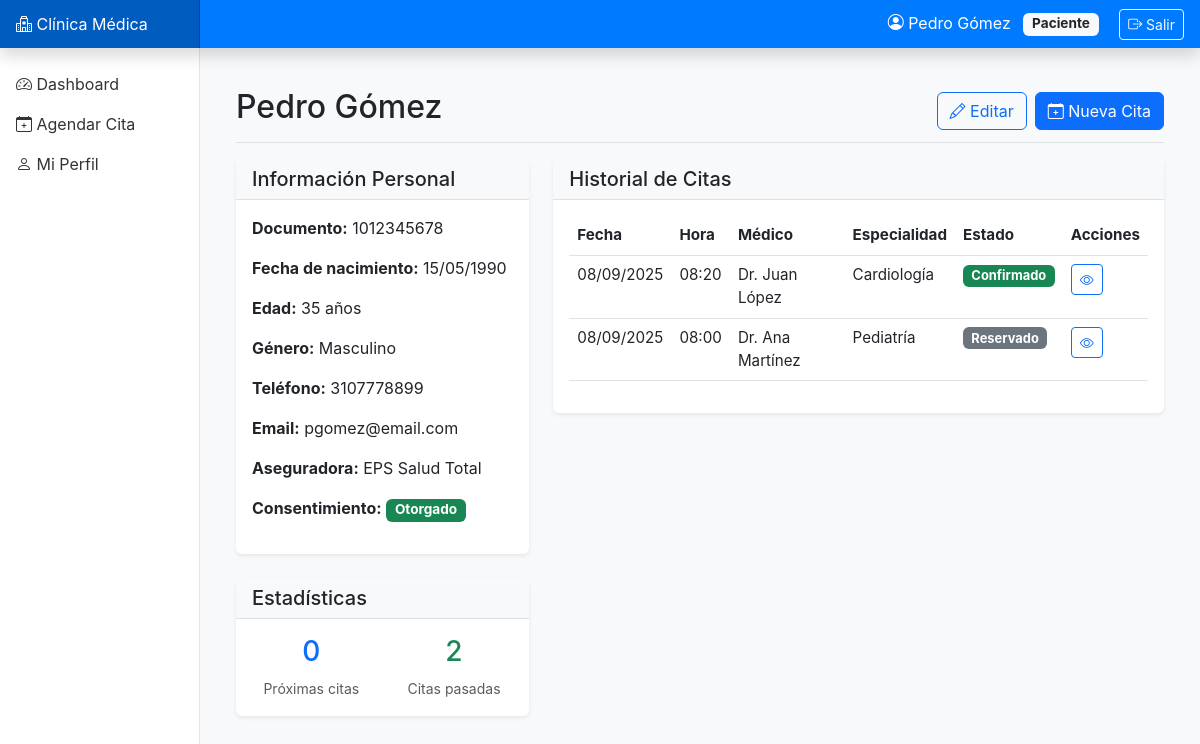
The app's page /patients/1/ (signed in) with its own data.
### accounts/models.py (models this page shows, shortened)
class User(AbstractUser):
    ROLE_CHOICES = [
        ('ADMIN', 'Administrador'),
        ('RECEP', 'Recepción'),
        ('MEDICO', 'Médico'),
        ('PACIENTE', 'Paciente'),
        ('SOPORTE', 'Soporte/BI'),
    ]
    role = models.CharField(max_length=10, choices=ROLE_CHOICES, default='PACIENTE')
    phone = models.CharField(max_length=20, blank=True)
    document_id = models.CharField(max_length=20, unique=True, null=True, blank=True)
    class Meta:
        db_table = 'accounts_user'
        verbose_name = 'Usuario'
        verbose_name_plural = 'Usuarios'

### patients/models.py (models this page shows, shortened)
class Patient(models.Model):
    GENDER_CHOICES = [
        ('M', 'Masculino'),
        ('F', 'Femenino'),
        ('O', 'Otro'),
    ]
    user = models.OneToOneField(settings.AUTH_USER_MODEL, on_delete=models.CASCADE, related_name='patient_profile')
    birthdate = models.DateField(verbose_name='Fecha de nacimiento')
    gender = models.CharField(max_length=1, choices=GENDER_CHOICES)
    insurance = models.CharField(max_length=100, blank=True, verbose_name='Aseguradora')
    consent_given_at = models.DateTimeField(null=True, blank=True, verbose_name='Consentimiento otorgado')
    class Meta:
        db_table = 'patients_patient'
        verbose_name = 'Paciente'
        verbose_name_plural = 'Pacientes'

### appointments/models.py (models this page shows, shortened)
class Appointment(models.Model):
    STATUS_CHOICES = [
        ('RESERVADO', 'Reservado'),
        ('CONFIRMADO', 'Confirmado'),
        ('REPROGRAMADO', 'Reprogramado'),
        ('CANCELADO_PAC', 'Cancelado por paciente'),
        ('CANCELADO_CLIN', 'Cancelado por clínica'),
        ('NO_SHOW', 'No asistió'),
        ('ATENDIDO', 'Atendido'),
    ]
    slot = models.OneToOneField('availability.Slot', on_delete=models.PROTECT, related_name='appointment')
    patient = models.ForeignKey('patients.Patient', on_delete=models.CASCADE, related_name='appointments')
    status = models.CharField(max_length=20, choices=STATUS_CHOICES, default='RESERVADO')
    booked_at = models.DateTimeField(auto_now_add=True, verbose_name='Fecha de reserva')
    confirmed_at = models.DateTimeField(null=True, blank=True, verbose_name='Fecha de confirmación')
    rescheduled_from = models.ForeignKey('self', null=True, blank=True, on_delete=models.SET_NULL, related_name='rescheduled_to')
    canceled_at = models.DateTimeField(null=True, blank=True, verbose_name='Fecha de cancelación')
    canceled_by = models.ForeignKey(settings.AUTH_USER_MODEL, null=True, blank=True, on_delete=models.SET_NULL, related_name='canceled_appointments')
    cancel_reason = models.TextField(blank=True, verbose_name='Motivo de cancelación')
    checked_in_at = models.DateTimeField(null=True, blank=True, verbose_name='Hora de check-in')
    attended_at = models.DateTimeField(null=True, blank=True, verbose_name='Hora de atención')
    no_show_marked_at = models.DateTimeField(null=True, blank=True, verbose_name='Marcado como no-show')
    notes = models.TextField(blank=True, verbose_name='Notas')
    class Meta:
        db_table = 'appointments_appointment'
        verbose_name = 'Cita'
        verbose_name_plural = 'Citas'
        ordering = ['-booked_at']

### availability/models.py (models this page shows, shortened)
class Slot(models.Model):
    STATUS_CHOICES = [
        ('LIBRE', 'Libre'),
        ('BLOQUEADO', 'Bloqueado'),
        ('OCUPADO', 'Ocupado'),
    ]
    SOURCE_CHOICES = [
        ('TPL', 'Plantilla'),
        ('EXCEPTION', 'Excepción'),
    ]
    doctor = models.ForeignKey(Doctor, on_delete=models.CASCADE, related_name='slots')
    location = models.ForeignKey(Location, on_delete=models.CASCADE)
    room = models.ForeignKey(Room, on_delete=models.SET_NULL, null=True, blank=True)
    appointment_type = models.ForeignKey(AppointmentType, on_delete=models.SET_NULL, null=True, blank=True)
    start_dt = models.DateTimeField(verbose_name='Fecha/hora inicio')
    end_dt = models.DateTimeField(verbose_name='Fecha/hora fin')
    status = models.CharField(max_length=10, choices=STATUS_CHOICES, default='LIBRE')
    source = models.CharField(max_length=10, choices=SOURCE_CHOICES, default='TPL')
    class Meta:
        db_table = 'availability_slot'
        verbose_name = 'Franja disponible'
        verbose_name_plural = 'Franjas disponibles'
        indexes = [
            models.Index(fields=['doctor', 'start_dt']),
            models.Index(fields=['location', 'start_dt']),
        ]
        unique_together = ['doctor', 'start_dt', 'room']
        ordering = ['start_dt']

### doctors/models.py (models this page shows, shortened)
class Doctor(models.Model):
    user = models.OneToOneField(settings.AUTH_USER_MODEL, on_delete=models.CASCADE, related_name='doctor_profile')
    license_number = models.CharField(max_length=50, unique=True, verbose_name='Número de licencia')
    specialty = models.ForeignKey(Specialty, on_delete=models.PROTECT, related_name='doctors')
    locations = models.ManyToManyField(Location, related_name='doctors', verbose_name='Sedes')
    bio = models.TextField(blank=True, verbose_name='Biografía')
    active = models.BooleanField(default=True, verbose_name='Activo')
    class Meta:
        db_table = 'doctors_doctor'
        verbose_name = 'Médico'
        verbose_name_plural = 'Médicos'
        ordering = ['user__last_name', 'user__first_name']

### core/models.py (models this page shows, shortened)
class Specialty(models.Model):
    name = models.CharField(max_length=100, unique=True, verbose_name='Nombre')
    code = models.CharField(max_length=10, unique=True, verbose_name='Código')
    class Meta:
        db_table = 'core_specialty'
        verbose_name = 'Especialidad'
        verbose_name_plural = 'Especialidades'
        ordering = ['name']

### patients/views.py (the view)
# urls.py: path('<int:pk>/', views.patient_detail, name='patient_detail'),
@login_required
def patient_detail(request, pk):
    patient = get_object_or_404(Patient.objects.select_related('user'), pk=pk)
    all_appointments = Appointment.objects.filter(patient=patient)
    upcoming_count = all_appointments.filter(
        slot__start_dt__gte=timezone.now(),
        status__in=['RESERVADO', 'CONFIRMADO']
    ).count()
    past_count = all_appointments.filter(
        slot__start_dt__lt=timezone.now()
    ).count()
    appointments = all_appointments.select_related(
        'slot__doctor__user',
        'slot__doctor__specialty',
        'slot__location'
    ).order_by('-slot__start_dt')[:20]
    context = {
        'patient': patient,
        'appointments': appointments,
        'upcoming_count': upcoming_count,
        'past_count': past_count,
    }
    return render(request, 'patients/patient_detail.html', context)

### appointments/templatetags/filters.py (called while the page is built)
@register.filter
def age(birthdate):
    if not birthdate:
        return ""
    today = date.today()
    age = today.year - birthdate.year - ((today.month, today.day) < (birthdate.month, birthdate.day))
    return age

### templates/patients/patient_detail.html (shortened to what this page needs)
{% extends 'base.html' %}
{% block content %}
<div class="d-flex justify-content-between flex-wrap flex-md-nowrap align-items-center pt-3 pb-2 mb-3 border-bottom">
    <h1 class="h2">{{ patient.user.get_full_name }}</h1>
    <div class="btn-toolbar mb-2 mb-md-0">
        <a href="{% url 'patient_update' patient.id %}" class="btn btn-outline-primary me-2">
            <i class="bi bi-pencil"></i> Editar
        </a>
        <a href="{% url 'appointment_search' %}" class="btn btn-primary">
            <i class="bi bi-calendar-plus"></i> Nueva Cita
        </a>
    </div>
</div>
<div class="row">
    <div class="col-md-4">
        <div class="card">
            <div class="card-header">
                <h5 class="mb-0">Información Personal</h5>
            </div>
            <div class="card-body">
                <p><strong>Documento:</strong> {{ patient.user.document_id }}</p>
                <p><strong>Fecha de nacimiento:</strong> {{ patient.birthdate|date:"d/m/Y" }}</p>
                <p><strong>Edad:</strong>
                    {% load filters %}
                    {{ patient.birthdate|age }} años
                </p>
                <p><strong>Género:</strong> {{ patient.get_gender_display }}</p>
                <p><strong>Teléfono:</strong> {{ patient.user.phone }}</p>
                <p><strong>Email:</strong> {{ patient.user.email }}</p>
                <p><strong>Aseguradora:</strong> {{ patient.insurance|default:"No especificada" }}</p>
                <p><strong>Consentimiento:</strong>
                    {% if patient.consent_given_at %}
                        <span class="badge bg-success">Otorgado</span>
                    {% else %}
                        <span class="badge bg-warning">Pendiente</span>
                    {% endif %}
                </p>
            </div>
        </div>
        <div class="card mt-3">
            <div class="card-header">
                <h5 class="mb-0">Estadísticas</h5>
            </div>
            <div class="card-body">
                <div class="row text-center">
                    <div class="col-6">
                        <h3 class="text-primary">{{ upcoming_count }}</h3>
                        <small class="text-muted">Próximas citas</small>
                    </div>
                    <div class="col-6">
                        <h3 class="text-success">{{ past_count }}</h3>
                        <small class="text-muted">Citas pasadas</small>
                    </div>
                </div>
            </div>
        </div>
    </div>
    <div class="col-md-8">
        <div class="card">
            <div class="card-header">
                <h5 class="mb-0">Historial de Citas</h5>
            </div>
            <div class="card-body">
                <div class="table-responsive">
                    <table class="table table-hover">
                        <thead>
                            <tr>
                                <th>Fecha</th>
                                <th>Hora</th>
                                <th>Médico</th>
                                <th>Especialidad</th>
                                <th>Estado</th>
                                <th>Acciones</th>
                            </tr>
                        </thead>
                        <tbody>
                            {% for appointment in appointments %}
                            <tr>
                                <td>{{ appointment.slot.start_dt|date:"d/m/Y" }}</td>
                                <td>{{ appointment.slot.start_dt|date:"H:i" }}</td>
                                <td>Dr. {{ appointment.slot.doctor.user.get_full_name }}</td>
                                <td>{{ appointment.slot.doctor.specialty.name }}</td>
                                <td>
                                    {% if appointment.status == 'CONFIRMADO' %}
                                        <span class="badge bg-success">Confirmado</span>
                                    {% elif appointment.status == 'ATENDIDO' %}
                                        <span class="badge bg-primary">Atendido</span>
                                    {% elif appointment.status == 'NO_SHOW' %}
                                        <span class="badge bg-danger">No asistió</span>
                                    {% else %}
                                        <span class="badge bg-secondary">{{ appointment.get_status_display }}</span>
                                    {% endif %}
                                </td>
                                <td>
                                    <a href="{% url 'appointment_detail' appointment.id %}" class="btn btn-sm btn-outline-primary">
                                        <i class="bi bi-eye"></i>
                                    </a>
                                </td>
                            </tr>
                            {% empty %}
                            <tr>
                                <td colspan="6" class="text-center">No hay historial de citas</td>
                            </tr>
                            {% endfor %}
                        </tbody>
                    </table>
                </div>
            </div>
        </div>
    </div>
</div>
{% endblock %}

### templates/base.html (shortened to what this page needs)
<!DOCTYPE html>
<html lang="es">
<head>
    <link href="https://cdn.jsdelivr.net/npm/bootstrap@5.3.0/dist/css/bootstrap.min.css" rel="stylesheet">
    <link rel="stylesheet" href="https://cdn.jsdelivr.net/npm/bootstrap-icons@1.11.0/font/bootstrap-icons.css">
</head>
<body>
    <nav class="navbar navbar-dark fixed-top bg-primary flex-md-nowrap p-0 shadow">
        <a class="navbar-brand col-md-3 col-lg-2 me-0 px-3" href="{% url 'dashboard' %}">
            <i class="bi bi-hospital"></i> Clínica Médica
        </a>
        <div class="navbar-nav ms-auto">
            <div class="nav-item text-nowrap">
                <span class="nav-link px-3 text-white">
                    <i class="bi bi-person-circle"></i> {{ user.get_full_name|default:user.username }}
                    <span class="badge bg-light text-dark ms-2">{{ user.get_role_display }}</span>
                    <a href="{% url 'logout' %}" class="btn btn-sm btn-outline-light ms-3">
                        <i class="bi bi-box-arrow-right"></i> Salir
                    </a>
                </span>
            </div>
        </div>
    </nav>
    <nav id="sidebarMenu" class="col-md-3 col-lg-2 d-md-block sidebar collapse">
        <div class="sidebar-sticky pt-3">
            <ul class="nav flex-column">
                <li class="nav-item">
                    <a class="nav-link {% if request.resolver_match.url_name == 'dashboard' %}active{% endif %}" href="{% url 'dashboard' %}">
                        <i class="bi bi-speedometer2"></i> Dashboard
                    </a>
                </li>
                {% if user.role == 'PACIENTE' %}
                <li class="nav-item">
                    <a class="nav-link" href="{% url 'appointment_search' %}">
                        <i class="bi bi-calendar-plus"></i> Agendar Cita
                    </a>
                </li>
                {% endif %}
                <li class="nav-item">
                    <a class="nav-link {% if request.resolver_match.url_name == 'profile' %}active{% endif %}" href="{% url 'profile' %}">
                        <i class="bi bi-person"></i> Mi Perfil
                    </a>
                </li>
            </ul>
        </div>
    </nav>
    <main role="main" class="col-md-9 ms-sm-auto col-lg-10 px-md-4">
        <div class="container-fluid py-4">
            {% block content %}{% endblock %}
        </div>
    </main>
</body>
</html>

### templates/base.html (style rules this page uses)
:root { --primary-color: #0d6efd; --secondary-color: #6c757d; --success-color: #198754; --danger-color: #dc3545; --warning-color: #ffc107; --info-color: #0dcaf0; }
body { font-family: -apple-system, BlinkMacSystemFont, "Segoe UI", Roboto, "Helvetica Neue", Arial, sans-serif; background-color: #f8f9fa; }
.sidebar { position: fixed; top: 0; bottom: 0; left: 0; z-index: 100; padding: 48px 0 0; box-shadow: inset -1px 0 0 rgba(0, 0, 0, .1); background-color: #fff; }
.sidebar-sticky { position: sticky; top: 48px; height: calc(100vh - 48px); padding-top: .5rem; overflow-x: hidden; overflow-y: auto; }
.sidebar .nav-link { color: #333; padding: .5rem 1rem; }
.navbar-brand { padding-top: .75rem; padding-bottom: .75rem; font-size: 1rem; background-color: rgba(0, 0, 0, .25); box-shadow: inset -1px 0 0 rgba(0, 0, 0, .25); }
.navbar { background-color: #007bff !important; }
main { margin-left: 240px; padding-top: 48px; }
.card { border: none; box-shadow: 0 0.125rem 0.25rem rgba(0,0,0,0.075); margin-bottom: 1.5rem; }
.card-header { background-color: #f8f9fa; border-bottom: 1px solid #dee2e6; font-weight: 600; }
.table { font-size: 0.95rem; }
.badge { padding: 0.35em 0.65em; font-size: 0.85em; }

### records on screen
User: get_full_name "Pedro Gómez", role "Paciente"
Patient: user.get_full_name "Pedro Gómez", user.document_id "1012345678", birthdate "15/05/1990", birthdate|age "35", gender "Masculino", user.phone "3107778899", user.email "pgomez@email.com", insurance "EPS Salud Total"
Appointment: slot.start_dt "08/09/2025", slot.start_dt "08:20", slot.doctor.user.get_full_name "Juan López", slot.doctor.specialty.name "Cardiología", status "Confirmado"
Appointment: slot.start_dt "08/09/2025", slot.start_dt "08:00", slot.doctor.user.get_full_name "Ana Martínez", slot.doctor.specialty.name "Pediatría", status "Reservado"

### other values on screen
{{ upcoming_count }} "0"
{{ past_count }} "2"
